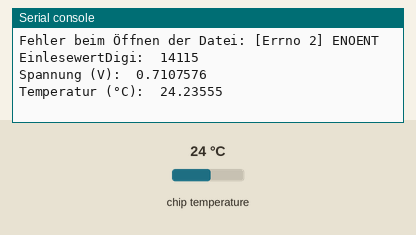
A program run on a simulated Raspberry Pi Pico running MicroPython. Shown: the last lines printed to the serial console. Inputs (shaded band) come from the test bench; at power-on: chip temperature 24 °C. Files the program writes start out absent; files that are not in the repository are absent.

Above: at 1.2 s.
1.3 s: chip temperature set to 1 °C
At 2.6 s:
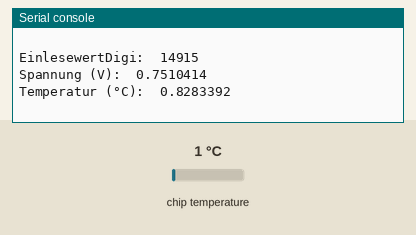
4.0 s: chip temperature set to 11 °C
At 5.4 s:
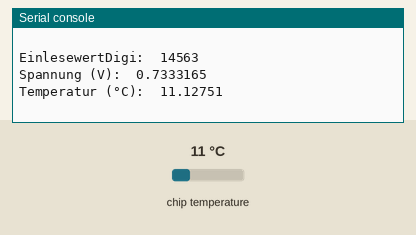
Timing chart, 0 to 7.0 s (numbered marks = the images above; inputs shaded):
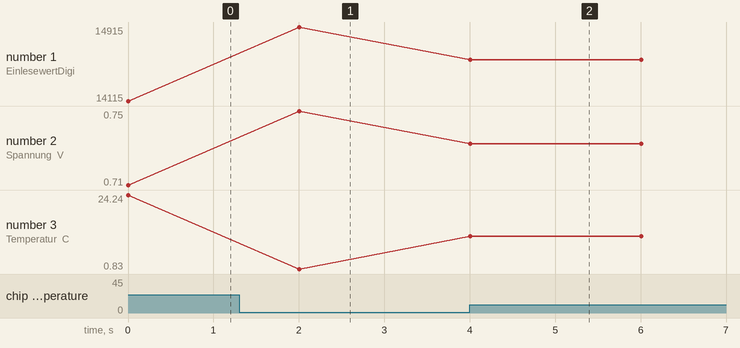

Measured:
- after the input at 1.3 s, the serial console: prints a new line after 0.70 s (image 1)
- after the input at 4.0 s, the serial console: prints a new line at once (image 2)
- plotted number 1: 14115 → 14915 after the input at 1.3 s, 14915 → 14563 after the input at 4.0 s
- plotted number 2: 0.71 → 0.75 after the input at 1.3 s, 0.75 → 0.73 after the input at 4.0 s
- plotted number 3: 24.24 → 0.83 after the input at 1.3 s, 0.83 → 11.13 after the input at 4.0 s

The program:

PB-02-8-10-Temperaturspeicherung_try.py
```python
#==========================================================================
#
# PB-02-8-10-Temperaturspeicherung try.py
#
# (keine Bauteile)
#
#==========================================================================
#
# Bibliotheken laden
from machine import ADC
from utime import sleep

Temperatursensor = ADC(4)

Umrechnungsfaktor = 3.3 / (65535)
k=0
VersNr = 1

try:
    Dateiname="Keller-Temperaturen"+str(VersNr)+".txt"
    DateiT = open(Dateiname,"r")

    while True:
        VersNr = VersNr + 1
        try:
            Dateiname="Keller-Temperaturen"+str(VersNr)+".txt"
            DateiT = open(Dateiname,"r")
        except OSError as e:
            print(f"Fehler beim Öffnen der Datei: {e}")
            break

    Dateiname="Keller-Temperaturen"+str(VersNr)+".txt"
    DateiT = open(Dateiname,"w")

except OSError as e:
    print(f"Fehler beim Öffnen der Datei: {e}")
    '''
Die Fehlermeldung "[Errno 2] ENOENT" steht für einen "No such file or directory"-
Fehler in Unix-ähnlichen Betriebssystemen. In diesem Kontext bedeutet
ENOENT "Error Number 2" und gibt an, dass die angegebene Datei oder das
angegebene Verzeichnis nicht gefunden wurde.
'''
    DateiT = open(Dateiname,"w")

while True:
    k=k+1

    EinlesewertDigi = Temperatursensor.read_u16()
    Spannung = EinlesewertDigi * Umrechnungsfaktor
    temperatur = 27 - (Spannung - 0.706) / 0.001721

    # Ausgabe in der Kommandozeile/Shell
    print("EinlesewertDigi: ", EinlesewertDigi)
    print("Spannung (V): ", Spannung)
    print("Temperatur (°C): ", temperatur)
    print()

    STRk=str(k)
    STRtemperatur = str(temperatur)[:5]
    SpeicherZeile=STRk+"  "+STRtemperatur+"\n"
    DateiT.write(SpeicherZeile)
    DateiT.flush()

    # 2 Sekunden warten
    sleep(2)

"""
Das Programm läuft in einer Endlosschleife und führt folgende Schritte aus:
   1. Inkrementiert die Zählvariable 'k'.
   2. Liest den Analog-Digital-Wert des Temperatursensors ein.
   3. Berechnet die Spannung und Temperatur basierend auf dem eingelesenen Wert.
   4. Gibt die eingelesenen Werte sowie die Temperatur in der Kommandozeile aus.
   5. Schreibt die gemessene Temperatur zusammen mit der Zählvariablen in die Textdatei.
   6. Schläft für 2 Sekunden, bevor der nächste Schleifendurchlauf beginnt.

Es ist wichtig zu beachten, dass das Programm in einer Endlosschleife ausgeführt wird,
sodass es kontinuierlich Temperaturmessungen durchführt und die Daten in die Datei schreibt.

Zum Beenden des Programms muss es manuell unterbrochen werden.

die 1. try-Schleife:

    Der erste try-Block versucht, eine Datei mit dem Namen "Keller-Temperaturen" plus
    der aktuellen VersNr (Versionsnummer) und der Dateiendung ".txt" im Lesemodus
    zu öffnen (open(Dateiname, "r")). Dabei wird der Variablen Dateiname der Name der Datei zugewiesen.

    Innerhalb dieses try-Blocks befindet sich eine while-Schleife, die solange läuft,
    bis eine nicht existierende Datei gefunden wird. In jedem Schleifendurchlauf wird
    die Versionsnummer (VersNr) erhöht, und es wird versucht, die nächste Datei im
    Lesemodus zu öffnen. Falls eine OSError-Ausnahme auftritt, wird dies erkannt,
    eine entsprechende Fehlermeldung ausgegeben, und die Schleife wird durch break beendet.

    Nachdem die Schleife durchlaufen wurde, wird versucht, die Datei im Schreibmodus
    zu öffnen (open(Dateiname, "w")). Falls dabei ein Fehler auftritt,
    wird er erneut behandelt, und es wird versucht, die Datei im Schreibmodus zu öffnen.

die 2. try-Schleife:

    Diese except-Anweisung behandelt den Fall, wenn beim Öffnen der Datei ein OSError
    auftritt, z.B. wenn die Datei nicht gefunden wird. In diesem Fall wird eine
    entsprechende Fehlermeldung ausgegeben.

    Zusätzlich wird eine Kommentarzeile ausgegeben, die erklärt, dass die
    Fehlermeldung "[Errno 2] ENOENT" auf einen Fehler hinweist, dass die
    angegebene Datei oder das Verzeichnis nicht gefunden wurde.

    Danach wird versucht, die Datei im Schreibmodus zu öffnen, um sie
    zu erstellen, falls sie nicht existiert.

"""
```
